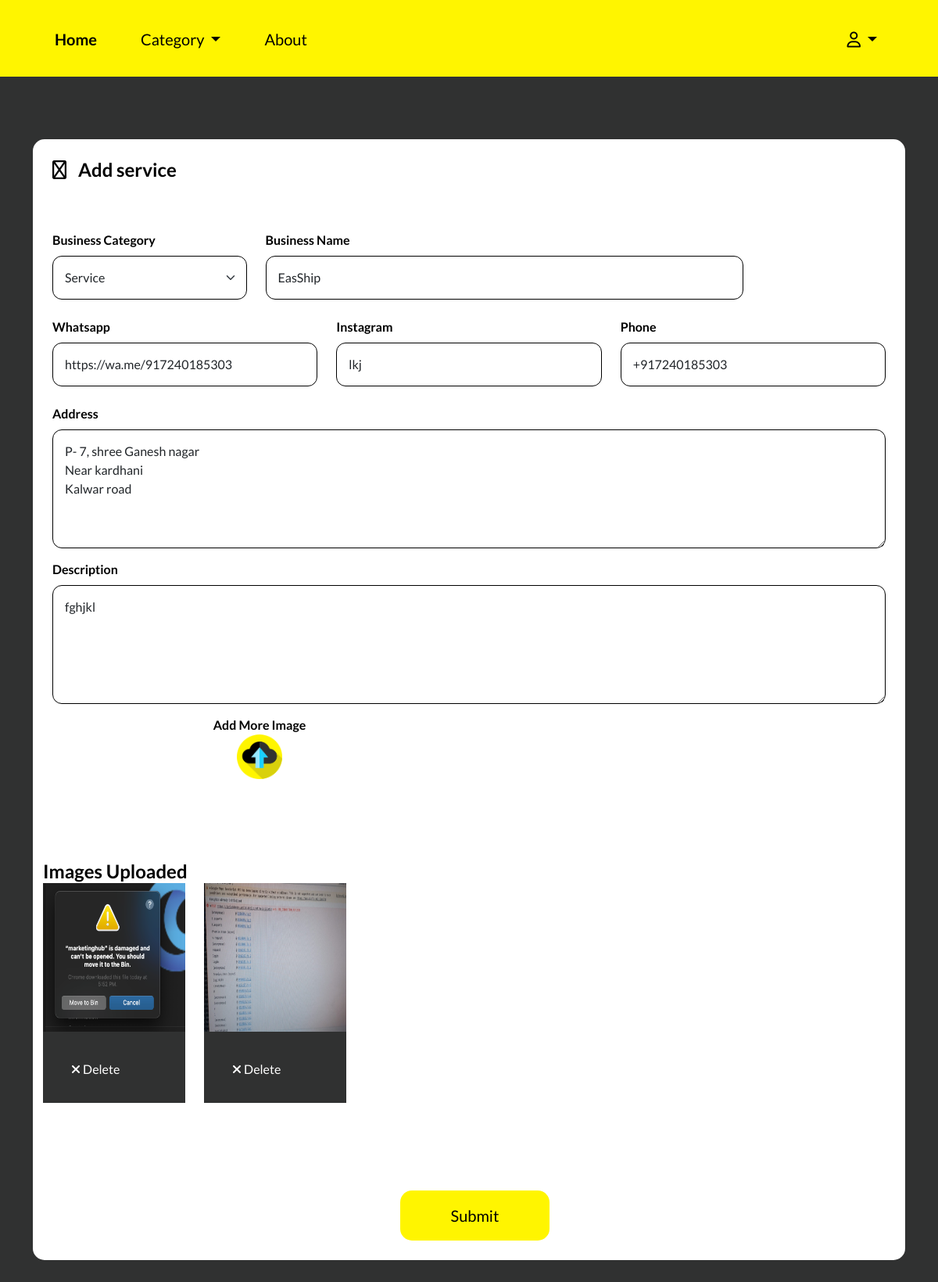
Before: /edit/7 (signed in) with the older database file.
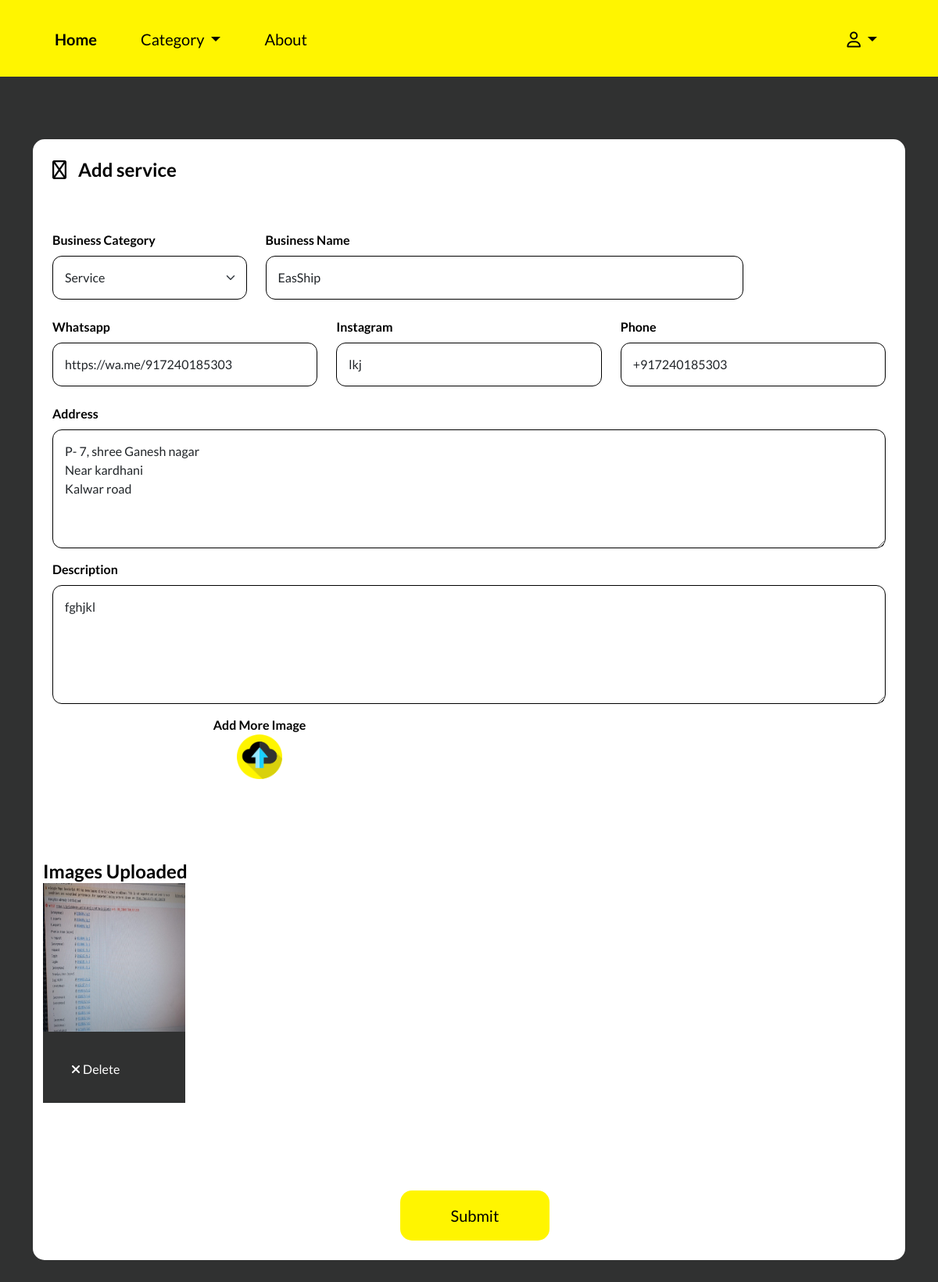
After: the same page with the newer database file.
### service/models.py (models this page shows)
class service_picture(models.Model):
    service = models.ForeignKey(Service, on_delete=models.CASCADE)
    profile_pic = models.ImageField(upload_to='service_profile/', null=True)
    is_profile = models.BooleanField(default=False)

### service/views.py (the view, shortened to what this page needs)
# urls.py: path('edit/<int:pk>', edit_Service, name='edit'),
@login_required(login_url='/login')
def edit_Service(request, pk):
    s = Service.objects.get(pk=pk)
    ser_ph = service_picture.objects.filter(service=s)
    if request.user.is_authenticated:
        u = False
    else:
        u = True
    return render(request, 'edit_service.html', {'u': u, 'ser': s, 'ser_pic': ser_ph})

### templates/edit_service.html (shortened to what the changed rows need)
{% load static %}
<!doctype html>
<html lang="en">
<head>
    <link rel="stylesheet" href="https://site-assets.fontawesome.com/releases/v6.2.1/css/all.css">
    <link rel="stylesheet" href="https://site-assets.fontawesome.com/releases/v6.2.1/css/sharp-solid.css">
    <link rel="stylesheet" href="{% static 'css/owl.theme.default.css' %}">
    <link rel="stylesheet" href="{% static 'css/owl.carousel.min.css' %}">
    <link rel="stylesheet" href="{% static 'css/owl.theme.default.min.css' %}">
    <link href="{% static 'css/bootstrap/bootstrap.min.css' %}" rel="stylesheet">
    <link rel="stylesheet" href="{% static 'css/style.css' %}">
</head>
<body>
    <main>
        <section class="add-service-section">
            <div class="container ">
                <div class="row align-items-center">
                    <div class="col-md-12">
                        <div class="service-outer">
                            <form class="add-service-form" method="post" enctype="multipart/form-data">
							<div class="row mt-5">
<section class="quick-section">
            <div class="container" style="padding:0px;">
                <div class="row">
                    {% for s in ser_pic %}
{% if s.is_profile %}
                    {% else %}
					<div class="col-md-3 c12" >
					<div class="item">
						<div class="quick-outer">
							<img src={{s.profile_pic.url}} >
<div class="quick-content-outer">
                                <a href="/deletePic/{{s.pk}}" class="submit222" style="height:55.6px;padding:18px;">
                                  <i class="fa fa-remove"></i> Delete</a>
 </div>
							</div>
							</div>
					</div>
 {% endif %}
                    {% endfor %}
                </div>
            </div>
        </section>
                            </div>
							</form>
                        </div>
                    </div>
                </div>
            </div>
        </section>
    </main>
</body>
</html>

Changed rows visible on the page:
removed service_picture: profile_pic (picture)
